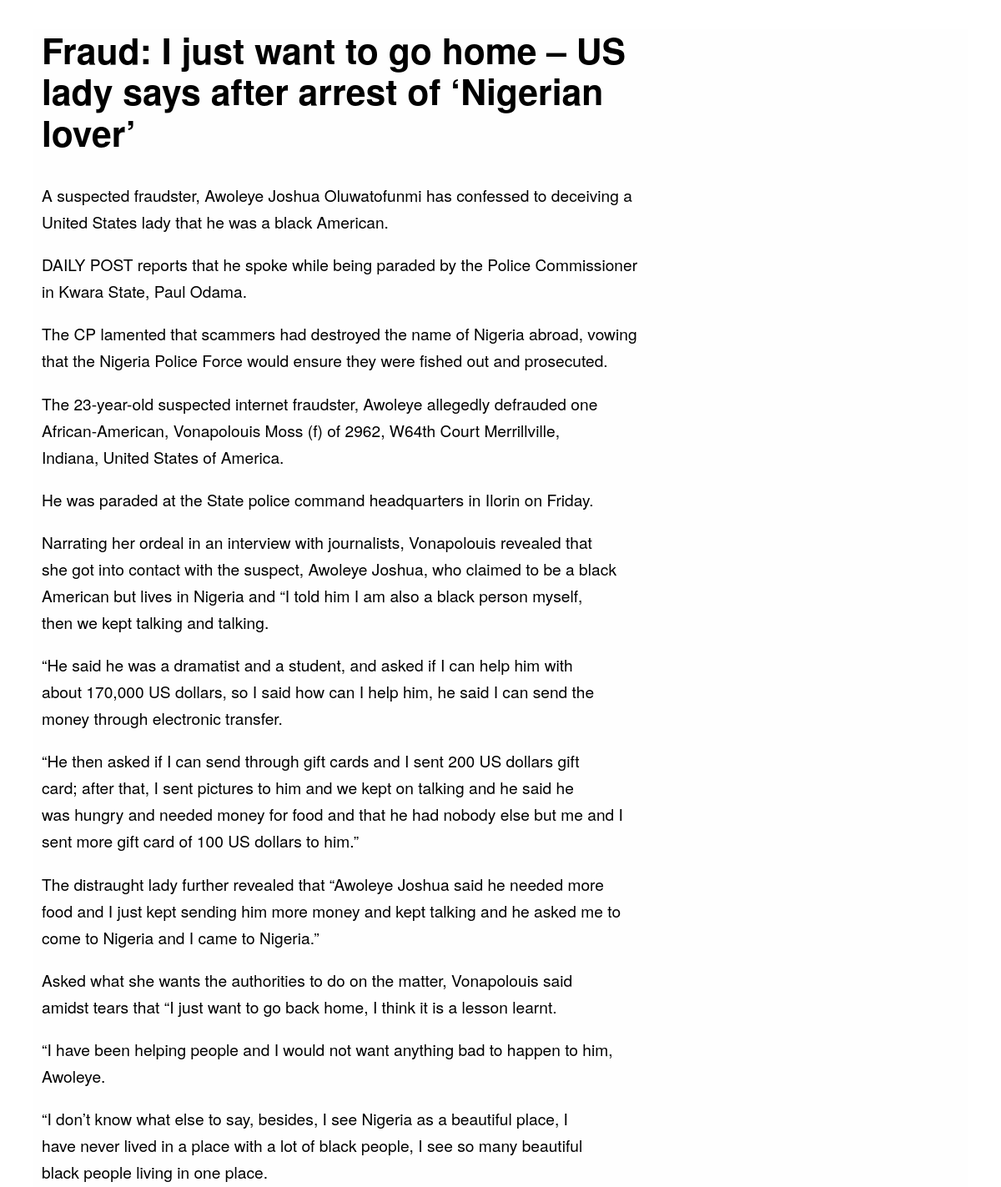
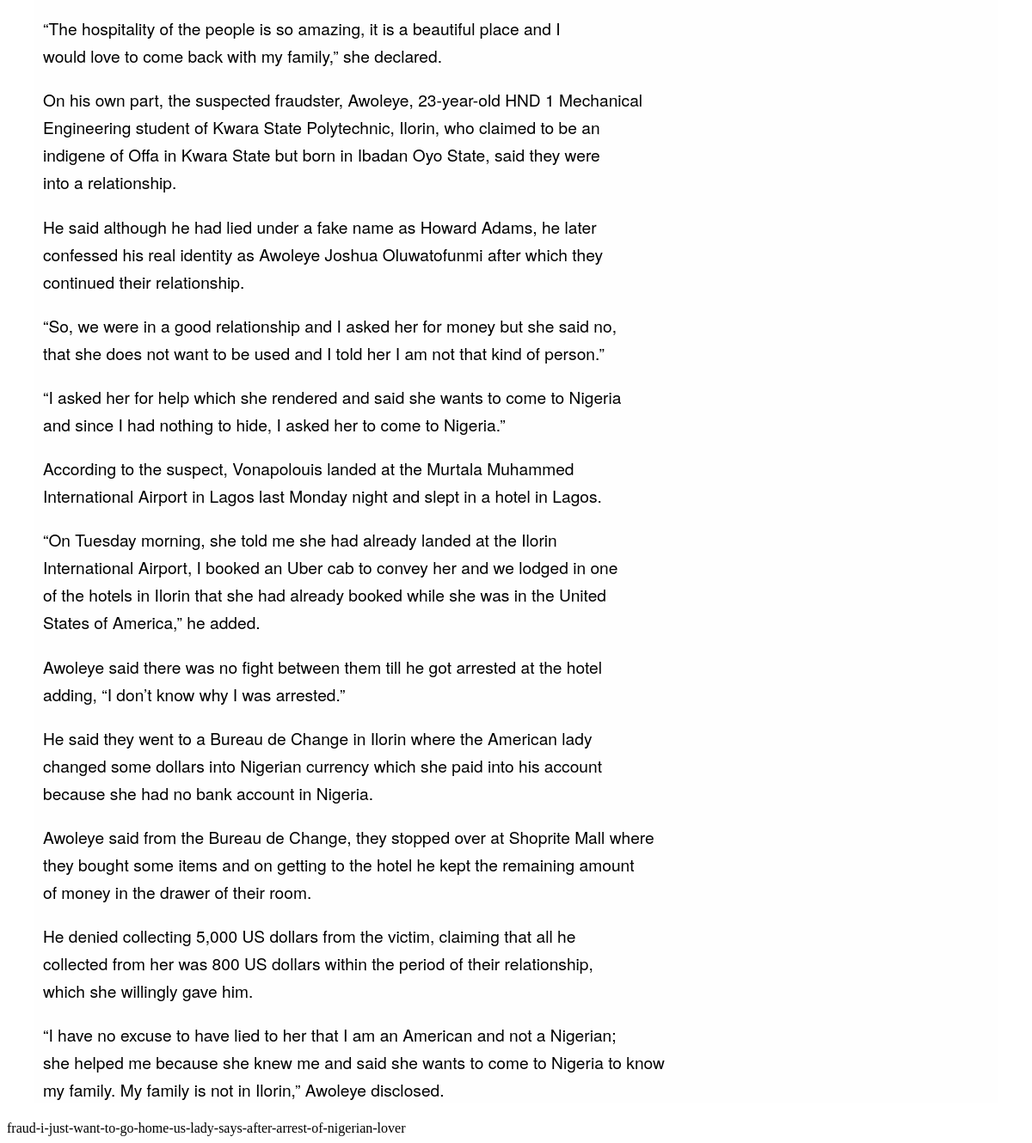
Page /details/fraud-i-just-want-to-go-home-us-lady-says-after-arrest-of-nigerian-lover/ on the committed database (2 pictures, top to bottom).
### news/models.py (models this page shows, shortened)
class Headline(models.Model):
    title = models.CharField(max_length=200)
    contentt = RichTextField(blank=True, null=True)
    slug = models.SlugField(unique=True)

### news/views.py (the view)
# urls.py: path('details/<slug:any>/', api_detail, name='details'),
def details(request, any):
    qs = Headline.objects.get(slug=any)
    return render(request, 'detail.html', {'qs': qs})

### templates/detail.html (shortened to what this page needs)
<!DOCTYPE html>
<html lang="en">
<head>
</head>
<body>
    <article class="pg-rail-tall pg-rail--align-right ">
        <div class="l-container">
            <div class="pg-rail-tall__wrapper">
                <h1 class="pg-headline">
                    {{ qs.title }} </h1>
                <div class="bodyy">{{ qs.contentt|linebreaks }}</div>
            </div>
        </div>
        {{ qs.slug }}
    </article>
</body>
</html>

### templates/detail.html (style rules this page uses)
@media (min-width: 960px) { .pg-headline { font-family: CNN, Helvetica Neue, Helvetica, Arial, Utkal, sans-serif; font-weight: 700; -webkit-font-smoothing: antialiased; font-size: 40px; font-size: 2.66667rem; line-height: 1.15; } }
@media (min-width: 960px) { .pg-rail-tall__wrapper { padding-right: 320px; } }
@media (min-width: 960px) { .l-container { padding: 0 10px; margin-left: auto; margin-right: auto; max-width: 1100px; background-color: #fefefe; } }
@media (min-width: 960px) { .bodyy { margin-bottom: 15px; font-family: CNN, Helvetica Neue, Helvetica, Arial, Utkal, sans-serif; font-weight: 300; -webkit-font-smoothing: antialiased; font-size: 18px; font-size: 1.2rem; line-height: 1.66667; } }

### rows in the picture
Headline: title "Fraud: I just want to go home – US lady says after arrest of ‘Nigerian lover’", contentt "A suspected fraudster, Awoleye Joshua Oluwatofunmi has confessed to deceiving a United States lady that he was a black American. DAILY POST reports that he spoke while being paraded by the Police Commissioner in Kwara State, Paul Odama. The CP lamented that scammers had destroyed the name of Nigeria abroad, vowing that the Nigeria Police Force would ensure they were fished out and prosecuted. The 23-year-old suspected internet fraudster, Awoleye allegedly defrauded one African-American, Vonapolouis Moss (f) of 2962, W64th Court Merrillville, Indiana, United States of America. He was paraded at the State police command headquarters in Ilorin on Friday. Narrating her ordeal in an interview…", slug "fraud-i-just-want-to-go-home-us-lady-says-after-arrest-of-nigerian-lover"
